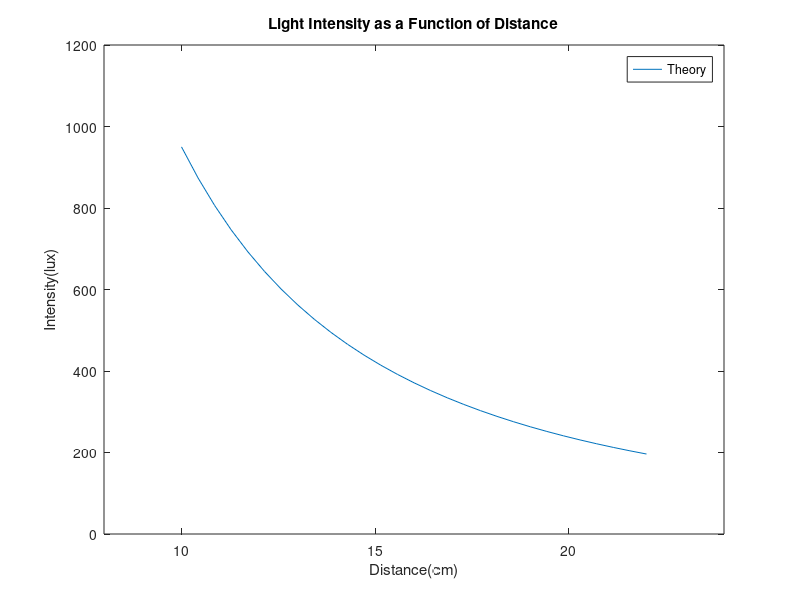

The MATLAB source for this figure:
fn = @(x) (95000./(x.^2));
fplot(fn,[10,22])
text(1000,5,"Comparision between theory and exeriment");
title('Light Intensity as a Function of Distance');
legend('Theory');
xlabel('Distance(cm)');
ylabel('Intensity(lux)');
axis([8 24 0 1200]);